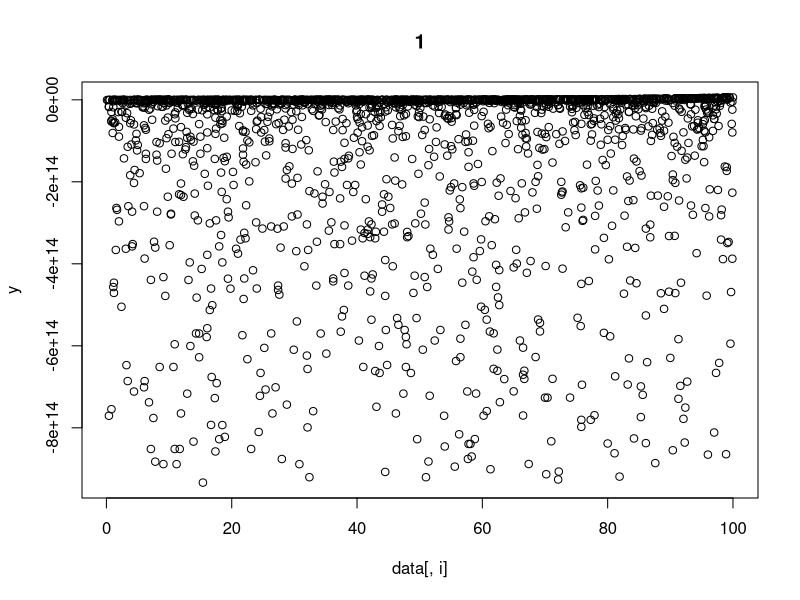
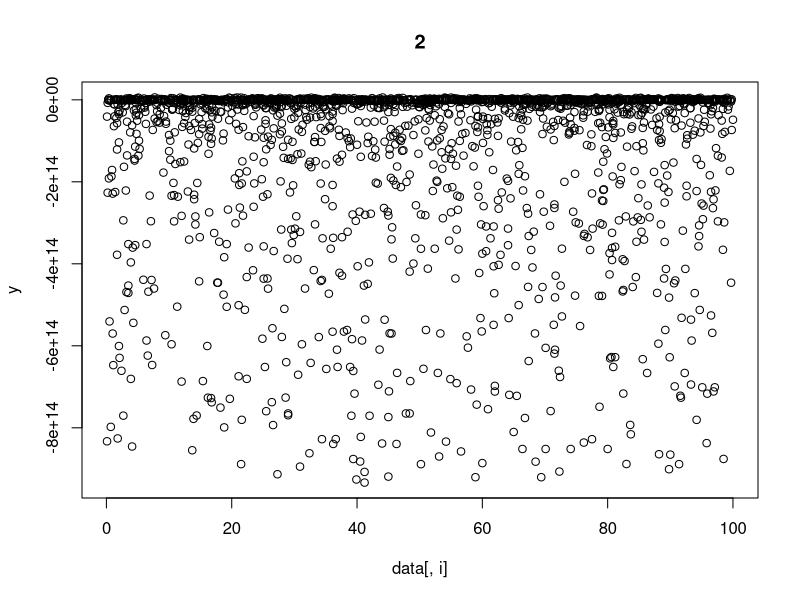
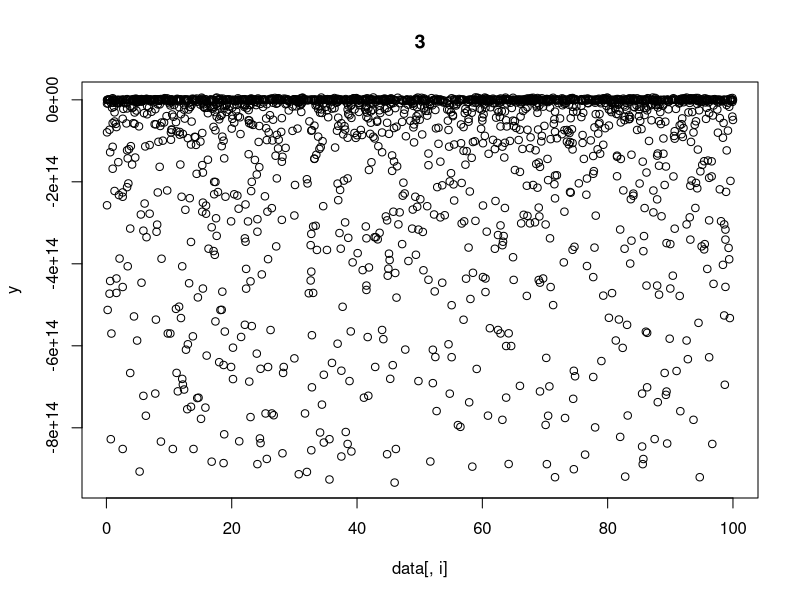
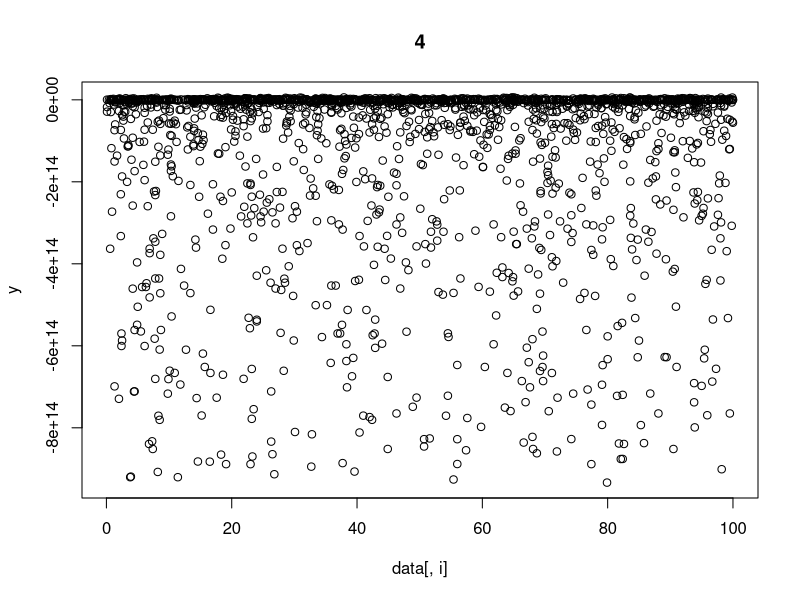
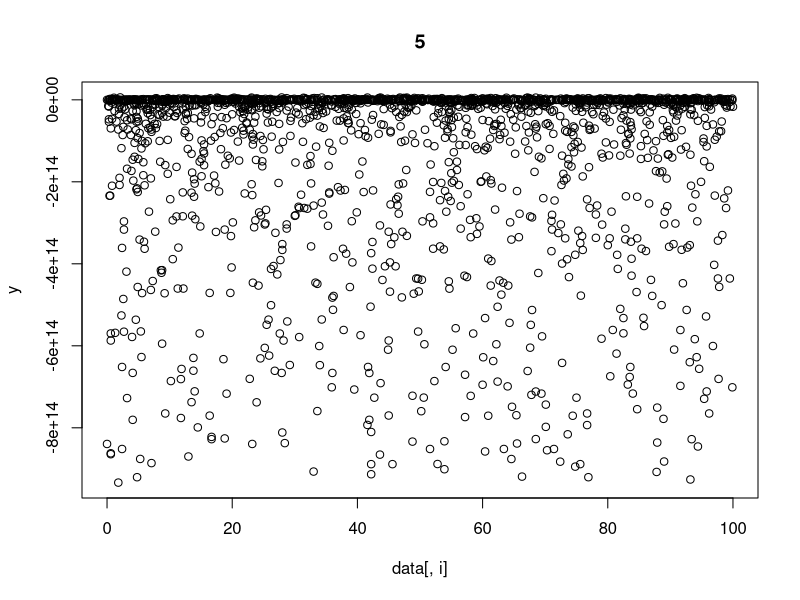
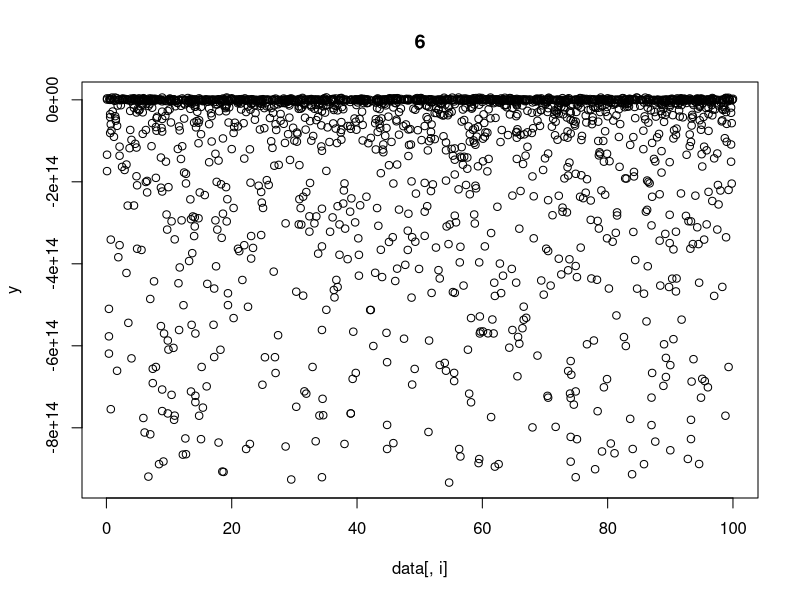
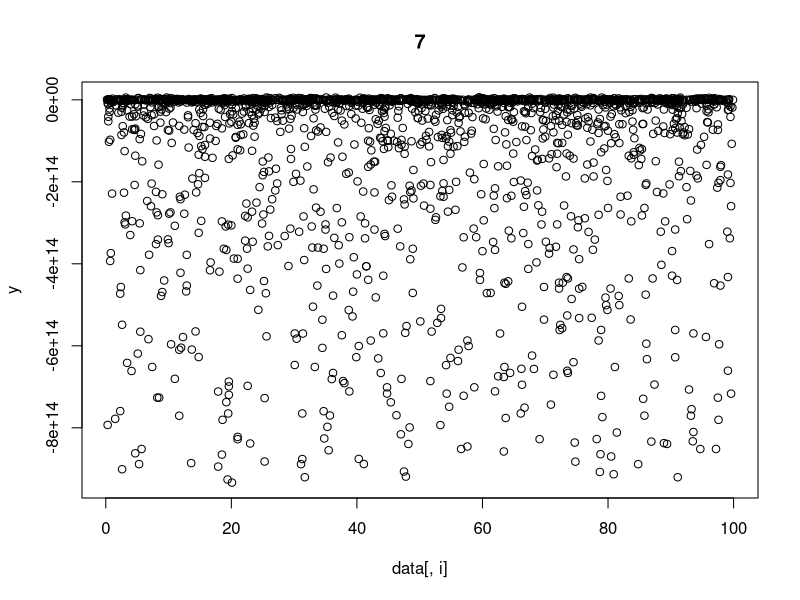
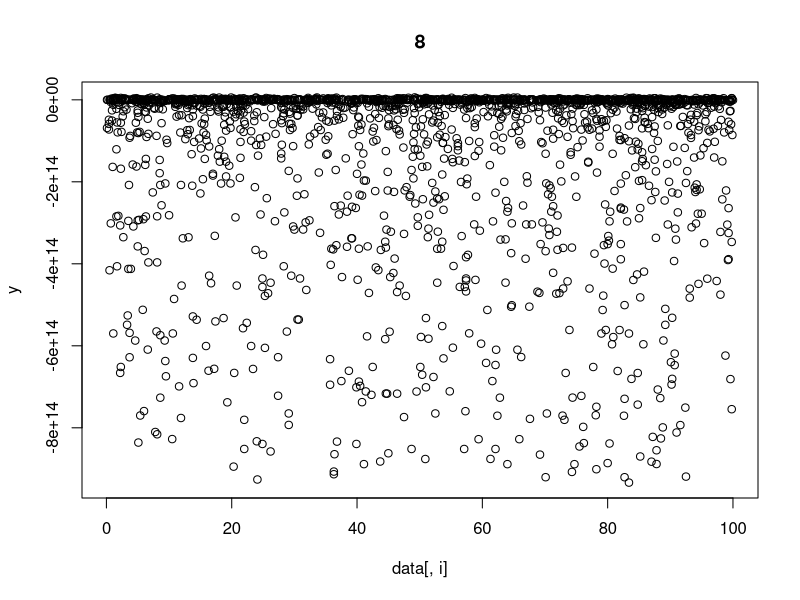

Generate these figures, in order, with R: (Note: this script raises an error after producing the figures.)
exponents <- data.frame(matrix(0, 10,10))
covariates <- round(runif(10, -10, 10),1)
for(i in 1:10){
  num <- sample(1:4,1)
  myvars <- sample(1:10, num)
  mypowers <- sample(c(0.5,1,2,3), num, replace = T)
  exponents[i,myvars] <- mypowers
}

ndata <- 1000
data <- round(matrix(runif(ndata*10*2, 0, 100), ncol=10),1)
y <- apply(data,1,function(dat){
  expdat <- dat^exponents
  sum(apply(expdat,1,prod)*covariates)
  })
for(i in 1:10){plot(y ~ data[,i], main = i)}

myeq <- gsub("\\^1","",sapply(seq(nrow(exponents)),function(i){
  expo <- exponents[i,]
  mycov <- covariates[i]
  ind <- which(expo > 0)
  paste(c(mycov,paste0("(",paste0(letters[ind],'^',expo[ind]),
                       ")")),collapse = "*")
}))
myeq[length(myeq)] <- gsub("\\+","",myeq[length(myeq)])
plot.new()
for(i in 1:length(myeq)){
  mywrite <- str2expression(myeq[i])
  text(0.3,1.1-(0.1*i),bquote(.(mywrite)),cex=0.6)
}

myequation <- paste(myeq,collapse=" + ")
myequation <- gsub("\\^1","",myequation)
myequation

featuresweep <- 2^(c(6:9))
windowsweep <- c(5,10)

mysweep <- kitchen_sweep(data[1:(ndata/2),],
                         y[1:(ndata/2)],
                         data[(ndata/2+1):ndata,],
                         y[(ndata/2+1):ndata],
                         featuresweep,
                         windowsweep, verbose = T,
                         show.plot=T,
                         FUN = clamp)
bestfeature <- featuresweep[which(mysweep == max(mysweep), arr.ind = T)[1]]
bestwindow <- windowsweep[which(mysweep == max(mysweep), arr.ind = T)[2]]

kitchenpred <- kitchen_prediction(data[1:(ndata/2),],
                                  y[1:(ndata/2)],
                                  data[(ndata/2+1):ndata,],
                                  bestfeature,
                                  bestwindow,
                                  1,
                                  FUN = clamp)

mymod <- lm(y[1:(ndata/2)] ~ ., as.data.frame(data[1:(ndata/2),]))
mypred <- predict(mymod, as.data.frame(data[(ndata/2+1):ndata,]))
summary(lm(y[(ndata/2+1):ndata] ~ mypred))
plot(y[(ndata/2+1):ndata], mypred); abline(0, 1)
plot(y[(ndata/2+1):ndata], unlist(kitchenpred)); abline(0, 1)


##complicated version
funs <- list(`^`,`log`,`cos`)
funs.names <- c("^","log","cos")

myequation.parts <- sapply(1:10, function(j){
  num <- sample(1:3,1)
  myvars <- sample(letters[1:10], num)
  myfuns <- sample(1:3,num,replace = T)
  mypowers <- sample(c(0.5,1,2), num, replace = T)
  paste0(c(covariates[j],
                      sapply(seq(myvars), function(i){
                        if(myfuns[i] == 1){paste0("(",myvars[i],"",
                                                  funs.names[myfuns[i]],
                                                  mypowers[i],")")
                        } else{paste0("(",funs.names[myfuns[i]],"(",myvars[i],"))")
                        }
                      })),collapse="*")
})
myequation <- paste0(myequation.parts[1], "+",
                     myequation.parts[2], "+",
                     myequation.parts[3], "+",
                     myequation.parts[4], "+",
                     myequation.parts[5], "+",
                     myequation.parts[6], "+",
                     myequation.parts[7], "+",
                     myequation.parts[8], "+",
                     myequation.parts[9], "+",
                     myequation.parts[10])

data
y <- sapply(seq(nrow(data)),function(i){
  eval(str2expression(myequation),
       list(a=data[i,1],
            b=data[i,2],
            c=data[i,3],
            d=data[i,4],
            e=data[i,5],
            f=data[i,6],
            g=data[i,7],
            h=data[i,8],
            i=data[i,9],
            j=data[i,10]))
})
which.inf <- which(is.infinite(y))
data <- data[-which.inf,]
y <- y[-which.inf]
ndata <- ceiling(nrow(data)/2)
mysweep <- kitchen_sweep(data[1:(ndata),],
                         y[1:(ndata)],
                         data[(ndata+1):nrow(data),],
                         y[(ndata+1):nrow(data)],
                         featuresweep,
                         windowsweep, verbose = T,
                         show.plot=T,
                         FUN = clamp)
mymod <- lm(y[1:(ndata)] ~ ., as.data.frame(data[1:(ndata),]))
mypred <- predict(mymod, as.data.frame(data[(ndata+1):nrow(data),]))
summary(lm(y[(ndata+1):nrow(data)] ~ mypred))
plot(y[(ndata+1):nrow(data)], mypred); abline(0, 1)
